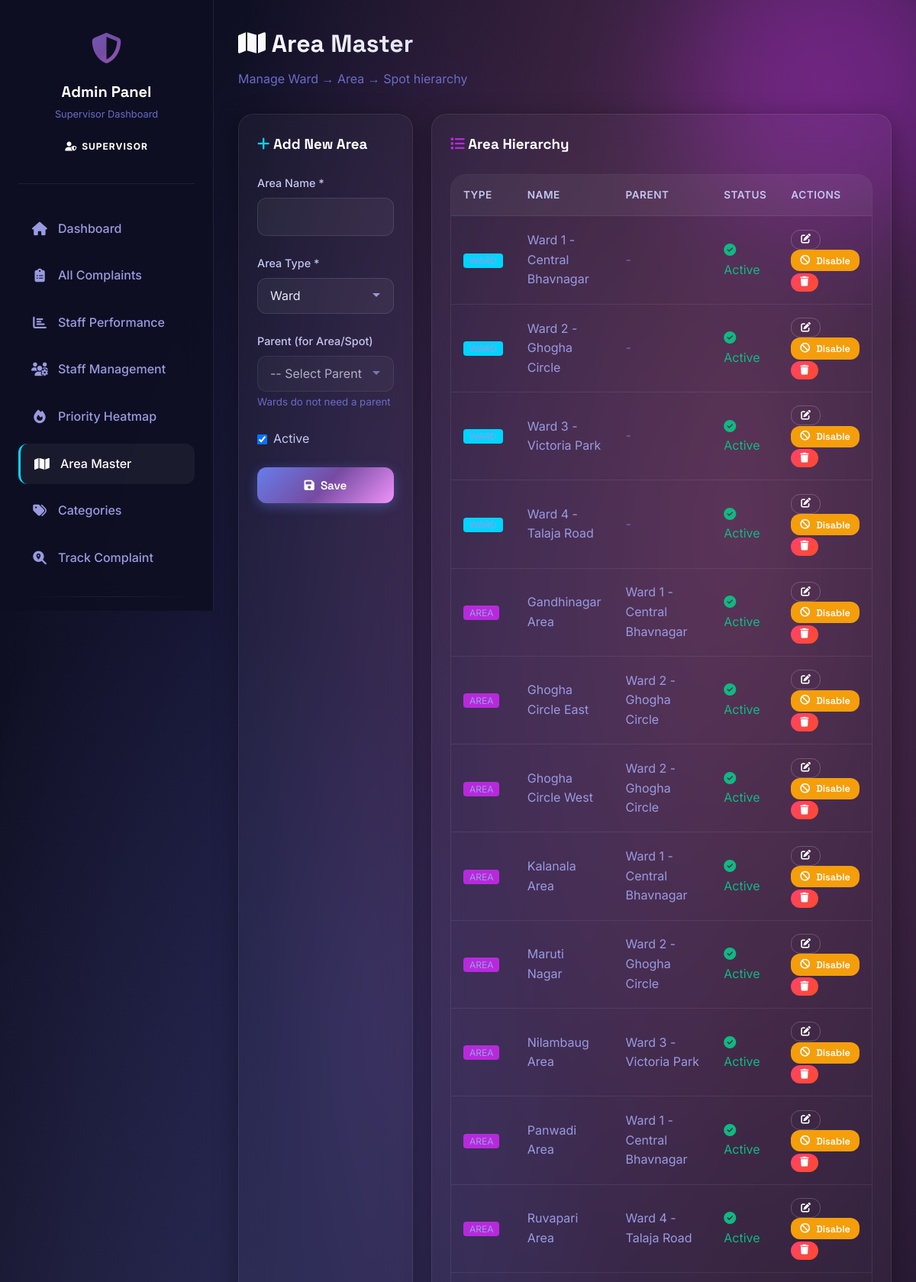
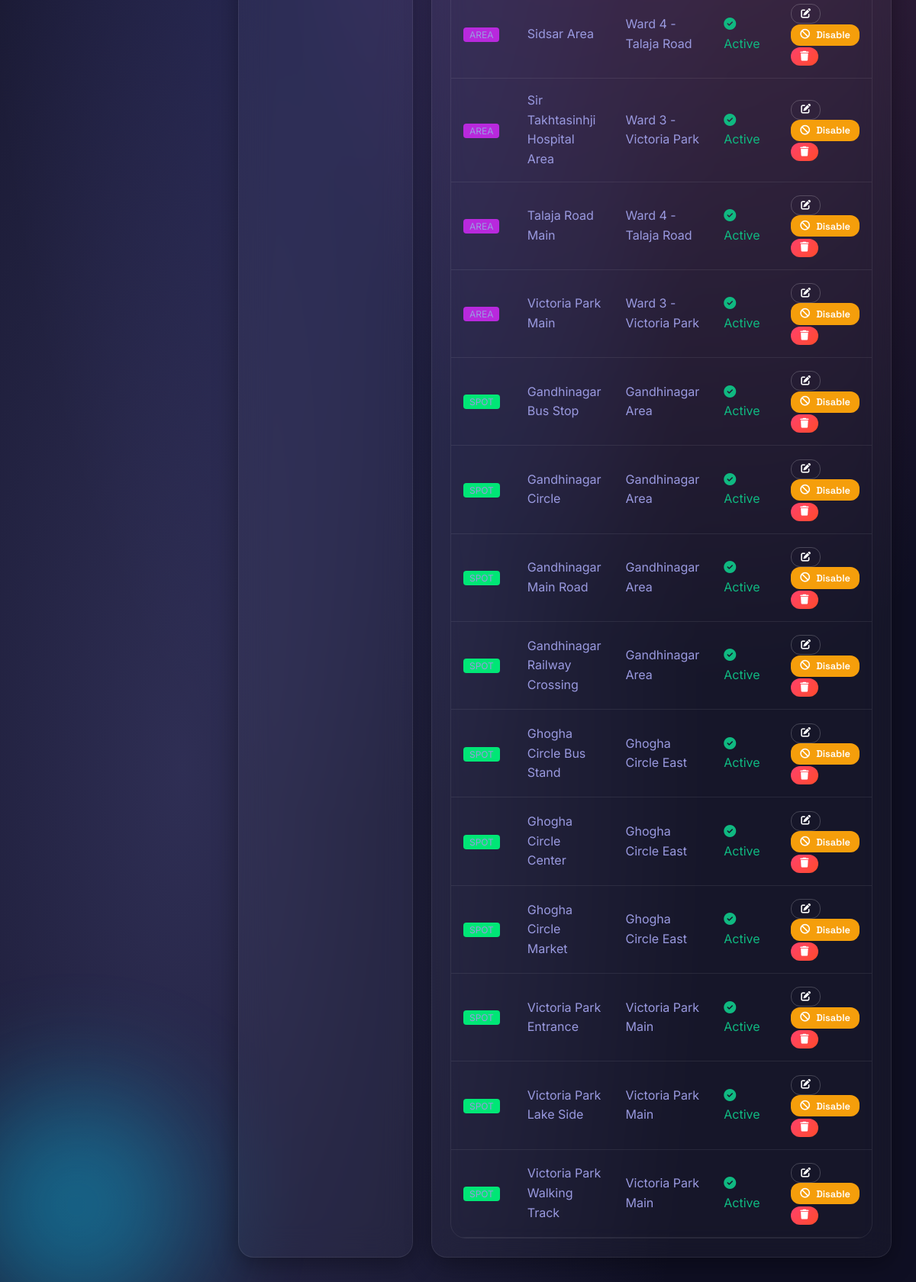
Page /area_master.php (signed in) on the committed database (2 pictures, top to bottom).
### tables this page shows
CREATE TABLE area_master (
    area_id INT AUTO_INCREMENT PRIMARY KEY,
    area_name VARCHAR(100) NOT NULL,
    area_type ENUM('ward', 'area', 'spot') NOT NULL,
    parent_id INT NULL,
    is_active TINYINT(1) DEFAULT 1,
    created_at DATETIME DEFAULT CURRENT_TIMESTAMP,
    FOREIGN KEY (parent_id) REFERENCES area_master(area_id) ON DELETE CASCADE,
    INDEX idx_type (area_type),
    INDEX idx_parent (parent_id),
    INDEX idx_active (is_active)
);

### area_master.php (the view, shortened to what this page needs)
<?php
require_once("config.php");
$areas = $conn->query("SELECT a.*, p.area_name as parent_name
    FROM area_master a
    LEFT JOIN area_master p ON a.parent_id = p.area_id
    ORDER BY a.area_type, a.area_name");
$editArea = null;
?>
<!DOCTYPE html>
<html lang="en">
<head>
    <link rel="stylesheet" href="assets/style.css">
    <link rel="stylesheet" href="https://cdnjs.cloudflare.com/ajax/libs/font-awesome/6.4.0/css/all.min.css">
</head>
<body>
    <div class="animated-bg"></div>
    <div class="orb orb-1"></div>
    <div class="orb orb-2"></div>
    <aside class="sidebar-premium">
        <div class="sidebar-header">
            <div class="sidebar-logo"><i class="fas fa-shield-alt"></i></div>
            <h2 class="sidebar-title">Admin Panel</h2>
            <p class="sidebar-subtitle">Supervisor Dashboard</p>
            <span class="role-badge role-supervisor" style="margin-top: 1rem;">
                <i class="fas fa-user-shield"></i> Supervisor
            </span>
        </div>
        <nav>
            <ul class="nav-menu">
                <li class="nav-item"><a href="admin.php" class="nav-link"><i class="fas fa-home"></i> Dashboard</a></li>
                <li class="nav-item"><a href="admin_complaints.php" class="nav-link"><i class="fas fa-clipboard-list"></i> All Complaints</a></li>
                <li class="nav-item"><a href="staff_performance.php" class="nav-link"><i class="fas fa-chart-bar"></i> Staff Performance</a></li>
                <li class="nav-item"><a href="staff_management.php" class="nav-link"><i class="fas fa-users-cog"></i> Staff Management</a></li>
                <li class="nav-item"><a href="heatmap.php" class="nav-link"><i class="fas fa-fire"></i> Priority Heatmap</a></li>
                <li class="nav-item"><a href="area_master.php" class="nav-link active"><i class="fas fa-map"></i> Area Master</a></li>
                <li class="nav-item"><a href="category_master.php" class="nav-link"><i class="fas fa-tags"></i> Categories</a></li>
                <li class="nav-item"><a href="track.php" class="nav-link"><i class="fas fa-search-location"></i> Track Complaint</a></li>
                <li class="divider"></li>
            </ul>
        </nav>
    </aside>
    <main class="main-content">
        <div class="page-header">
            <h1 class="page-title"><i class="fas fa-map" style="color: var(--accent-cyan);"></i> Area Master</h1>
            <p class="page-subtitle">Manage Ward → Area → Spot hierarchy</p>
        </div>
        <div style="display: grid; grid-template-columns: 1fr 2fr; gap: 1.5rem;">
            <div class="glass-card" style="padding: 1.5rem;">
                <h3 style="font-family: var(--font-display); color: white; margin-bottom: 1.5rem;">
                    <i class="fas fa-<?php echo $editArea ? 'edit' : 'plus'; ?>" style="color: var(--accent-cyan);"></i>
                    <?php echo $editArea ? 'Edit Area' : 'Add New Area'; ?>
                </h3>
                <form method="POST">
                    <div class="form-group">
                        <label class="form-label">Area Name *</label>
                        <input type="text" name="area_name" class="form-control"
                            value="<?php echo $editArea ? htmlspecialchars($editArea['area_name']) : ''; ?>" required>
                    </div>
                    <div class="form-group">
                        <label class="form-label">Area Type *</label>
                        <select name="area_type" class="form-control" required>
                            <option value="ward" <?php echo ($editArea && $editArea['area_type'] == 'ward') ? 'selected' : ''; ?>>Ward</option>
                        </select>
                    </div>
                    <div class="form-group">
                        <label class="form-label">Parent (for Area/Spot)</label>
                        <select name="parent_id" id="parent_id" class="form-control">
                            <option value="">-- Select Parent --</option>
                        </select>
                        <small style="color: var(--primary-400);">
                            <span id="parent-hint">Select type first to see appropriate parents</span>
                        </small>
                    </div>
                    <div class="form-group">
                        <label style="display: flex; align-items: center; gap: 0.5rem; cursor: pointer;">
                            <input type="checkbox" name="is_active" value="1"
                                <?php echo (!$editArea || $editArea['is_active']) ? 'checked' : ''; ?>>
                            <span style="color: var(--primary-200);">Active</span>
                        </label>
                    </div>
                    <div style="display: flex; gap: 1rem;">
                        <button type="submit" name="save_area" class="btn btn-primary" style="flex: 1;">
                            <i class="fas fa-save"></i> <?php echo $editArea ? 'Update' : 'Save'; ?>
                        </button>
                    </div>
                </form>
            </div>
            <div class="glass-card" style="padding: 1.5rem;">
                <h3 style="font-family: var(--font-display); color: white; margin-bottom: 1.5rem;">
                    <i class="fas fa-list" style="color: var(--accent-purple);"></i> Area Hierarchy
                </h3>
                <div class="table-container">
                    <table class="data-table">
                        <thead>
                            <tr>
                                <th>Type</th>
                                <th>Name</th>
                                <th>Parent</th>
                                <th>Status</th>
                                <th>Actions</th>
                            </tr>
                        </thead>
                        <tbody>
                            <?php while($area = $areas->fetch_assoc()): ?>
                            <tr>
                                <td>
                                    <span style="text-transform: uppercase; font-size: 0.75rem; padding: 2px 8px; border-radius: 4px; background:
                                        <?php echo $area['area_type'] == 'ward' ? 'var(--accent-cyan)' :
                                            ($area['area_type'] == 'area' ? 'var(--accent-purple)' : 'var(--accent-green)'); ?>;">
                                        <?php echo $area['area_type']; ?>
                                    </span>
                                </td>
                                <td><?php echo htmlspecialchars($area['area_name']); ?></td>
                                <td><?php echo $area['parent_name'] ? htmlspecialchars($area['parent_name']) : '<em style="color: var(--primary-400);">-</em>'; ?></td>
                                <td>
                                    <?php if($area['is_active']): ?>
                                    <span style="color: #10b981;"><i class="fas fa-check-circle"></i> Active</span>
                                    <?php else: ?>
                                    <span style="color: var(--primary-400);"><i class="fas fa-times-circle"></i> Inactive</span>
                                    <?php endif; ?>
                                </td>
                                <td>
                                    <a href="?edit=<?php echo $area['area_id']; ?>" class="btn btn-secondary" style="padding: 0.35rem 0.75rem; font-size: 0.8rem;">
                                        <i class="fas fa-edit"></i>
                                    </a>
                                    <form method="POST" style="display:inline" onsubmit="return confirm('<?php echo $area['is_active'] ? 'Disable' : 'Enable'; ?> this area?')">
                                        <?php if($area['is_active']): ?>
                                        <button type="submit" name="toggle_status" class="btn btn-warning" style="padding: 0.35rem 0.75rem; font-size: 0.8rem; background: #f59e0b; color: white;">
                                            <i class="fas fa-ban"></i> Disable
                                        </button>
                                        <?php else: ?>
                                        <button type="submit" name="toggle_status" class="btn btn-success" style="padding: 0.35rem 0.75rem; font-size: 0.8rem; background: #10b981; color: white;">
                                            <i class="fas fa-check"></i> Enable
                                        </button>
                                        <?php endif; ?>
                                    </form>
                                    <a href="?delete=<?php echo $area['area_id']; ?>" class="btn btn-danger" style="padding: 0.35rem 0.75rem; font-size: 0.8rem;"
                                       onclick="return confirm('Delete this area?')">
                                        <i class="fas fa-trash"></i>
                                    </a>
                                </td>
                            </tr>
                            <?php endwhile; ?>
                        </tbody>
                    </table>
                </div>
            </div>
        </div>
    </main>
</body>
</html>

### rows in the picture
area_master: area_name "Ward 1 - Central Bhavnagar", is_active 1 (drawn)
area_master: area_name "Ward 2 - Ghogha Circle", is_active 1 (drawn)
area_master: area_name "Ward 3 - Victoria Park", is_active 1 (drawn)
area_master: area_name "Ward 4 - Talaja Road", is_active 1 (drawn)
area_master: area_type "AREA", area_name "Gandhinagar Area", parent.area_name "Ward 1 - Central Bhavnagar", is_active 1 (drawn)
area_master: area_type "AREA", area_name "Ghogha Circle East", parent.area_name "Ward 2 - Ghogha Circle", is_active 1 (drawn)
area_master: area_type "AREA", area_name "Ghogha Circle West", parent.area_name "Ward 2 - Ghogha Circle", is_active 1 (drawn)
area_master: area_type "AREA", area_name "Kalanala Area", parent.area_name "Ward 1 - Central Bhavnagar", is_active 1 (drawn)
area_master: area_type "AREA", area_name "Maruti Nagar", parent.area_name "Ward 2 - Ghogha Circle", is_active 1 (drawn)
area_master: area_type "AREA", area_name "Nilambaug Area", parent.area_name "Ward 3 - Victoria Park", is_active 1 (drawn)
area_master: area_type "AREA", area_name "Panwadi Area", parent.area_name "Ward 1 - Central Bhavnagar", is_active 1 (drawn)
area_master: area_type "AREA", area_name "Ruvapari Area", parent.area_name "Ward 4 - Talaja Road", is_active 1 (drawn)
area_master: area_type "AREA", area_name "Sidsar Area", parent.area_name "Ward 4 - Talaja Road", is_active 1 (drawn)
area_master: area_type "AREA", area_name "Sir Takhtasinhji Hospital Area", parent.area_name "Ward 3 - Victoria Park", is_active 1 (drawn)
area_master: area_type "AREA", area_name "Talaja Road Main", parent.area_name "Ward 4 - Talaja Road", is_active 1 (drawn)
area_master: area_type "AREA", area_name "Victoria Park Main", parent.area_name "Ward 3 - Victoria Park", is_active 1 (drawn)
area_master: area_name "Gandhinagar Bus Stop", parent.area_name "Gandhinagar Area", is_active 1 (drawn)
area_master: area_name "Gandhinagar Circle", parent.area_name "Gandhinagar Area", is_active 1 (drawn)
area_master: area_name "Gandhinagar Main Road", parent.area_name "Gandhinagar Area", is_active 1 (drawn)
area_master: area_name "Gandhinagar Railway Crossing", parent.area_name "Gandhinagar Area", is_active 1 (drawn)
area_master: area_name "Ghogha Circle Bus Stand", parent.area_name "Ghogha Circle East", is_active 1 (drawn)
area_master: area_name "Ghogha Circle Center", parent.area_name "Ghogha Circle East", is_active 1 (drawn)
area_master: area_name "Ghogha Circle Market", parent.area_name "Ghogha Circle East", is_active 1 (drawn)
area_master: area_name "Victoria Park Entrance", parent.area_name "Victoria Park Main", is_active 1 (drawn)
area_master: area_name "Victoria Park Lake Side", parent.area_name "Victoria Park Main", is_active 1 (drawn)
area_master: area_name "Victoria Park Walking Track", parent.area_name "Victoria Park Main", is_active 1 (drawn)
